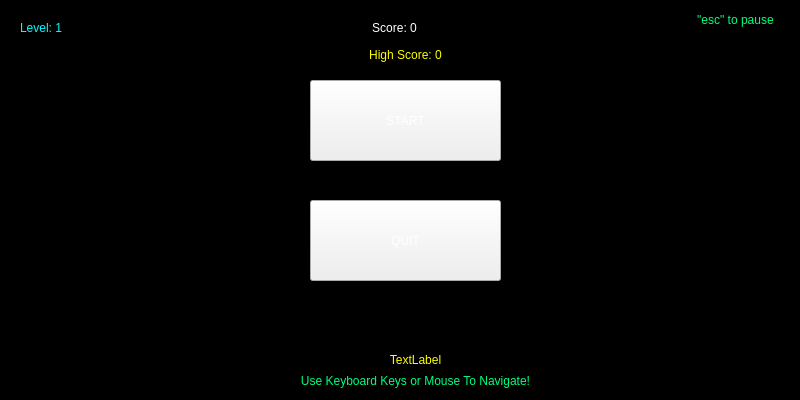
<?xml version="1.0" encoding="UTF-8"?>
<ui version="4.0">
 <class>MainWindow</class>
 <widget class="QMainWindow" name="MainWindow">
  <property name="geometry">
   <rect>
    <x>0</x>
    <y>0</y>
    <width>800</width>
    <height>400</height>
   </rect>
  </property>
  <property name="sizePolicy">
   <sizepolicy hsizetype="Expanding" vsizetype="Expanding">
    <horstretch>0</horstretch>
    <verstretch>0</verstretch>
   </sizepolicy>
  </property>
  <property name="minimumSize">
   <size>
    <width>400</width>
    <height>300</height>
   </size>
  </property>
  <property name="windowTitle">
   <string>QtSnake</string>
  </property>
  <widget class="QWidget" name="centralwidget">
   <widget class="QGraphicsView" name="graphicsView">
    <property name="geometry">
     <rect>
      <x>0</x>
      <y>0</y>
      <width>800</width>
      <height>400</height>
     </rect>
    </property>
    <property name="sizePolicy">
     <sizepolicy hsizetype="Expanding" vsizetype="Expanding">
      <horstretch>0</horstretch>
      <verstretch>0</verstretch>
     </sizepolicy>
    </property>
    <property name="autoFillBackground">
     <bool>false</bool>
    </property>
    <property name="styleSheet">
     <string notr="true">background-color: black; </string>
    </property>
    <property name="backgroundBrush">
     <brush brushstyle="NoBrush">
      <color alpha="255">
       <red>0</red>
       <green>0</green>
       <blue>0</blue>
      </color>
     </brush>
    </property>
   </widget>
   <widget class="QLabel" name="scoreLabel">
    <property name="geometry">
     <rect>
      <x>370</x>
      <y>20</y>
      <width>49</width>
      <height>16</height>
     </rect>
    </property>
    <property name="styleSheet">
     <string notr="true">color: white;</string>
    </property>
    <property name="text">
     <string>Score: 0</string>
    </property>
    <property name="alignment">
     <set>Qt::AlignmentFlag::AlignCenter</set>
    </property>
   </widget>
   <widget class="QLabel" name="levelLabel">
    <property name="geometry">
     <rect>
      <x>20</x>
      <y>20</y>
      <width>49</width>
      <height>16</height>
     </rect>
    </property>
    <property name="styleSheet">
     <string notr="true">color: rgb(0, 255, 255);</string>
    </property>
    <property name="text">
     <string>Level: 1</string>
    </property>
   </widget>
   <widget class="QLabel" name="escLabel">
    <property name="geometry">
     <rect>
      <x>690</x>
      <y>10</y>
      <width>91</width>
      <height>20</height>
     </rect>
    </property>
    <property name="styleSheet">
     <string notr="true">color: rgb(0, 255, 127)</string>
    </property>
    <property name="text">
     <string>&quot;esc&quot; to pause</string>
    </property>
    <property name="alignment">
     <set>Qt::AlignmentFlag::AlignCenter</set>
    </property>
   </widget>
   <widget class="QLabel" name="powerUpLabel">
    <property name="geometry">
     <rect>
      <x>280</x>
      <y>350</y>
      <width>271</width>
      <height>20</height>
     </rect>
    </property>
    <property name="styleSheet">
     <string notr="true">color: rgb(255, 255, 0)</string>
    </property>
    <property name="text">
     <string>TextLabel</string>
    </property>
    <property name="alignment">
     <set>Qt::AlignmentFlag::AlignCenter</set>
    </property>
   </widget>
   <widget class="QLabel" name="high_score_menu">
    <property name="geometry">
     <rect>
      <x>340</x>
      <y>40</y>
      <width>131</width>
      <height>31</height>
     </rect>
    </property>
    <property name="styleSheet">
     <string notr="true">color: rgb(255, 255, 0);
font: 600 14pt &quot;Segoe UI&quot;;</string>
    </property>
    <property name="text">
     <string>High Score: 0</string>
    </property>
    <property name="textFormat">
     <enum>Qt::TextFormat::RichText</enum>
    </property>
    <property name="alignment">
     <set>Qt::AlignmentFlag::AlignCenter</set>
    </property>
    <property name="margin">
     <number>-1</number>
    </property>
   </widget>
   <widget class="QLabel" name="dummy_text">
    <property name="geometry">
     <rect>
      <x>200</x>
      <y>370</y>
      <width>431</width>
      <height>21</height>
     </rect>
    </property>
    <property name="styleSheet">
     <string notr="true">color: rgb(0, 255, 127)</string>
    </property>
    <property name="text">
     <string>Use Keyboard Keys or Mouse To Navigate!</string>
    </property>
    <property name="alignment">
     <set>Qt::AlignmentFlag::AlignCenter</set>
    </property>
   </widget>
   <widget class="QPushButton" name="start_button">
    <property name="geometry">
     <rect>
      <x>310</x>
      <y>80</y>
      <width>191</width>
      <height>81</height>
     </rect>
    </property>
    <property name="styleSheet">
     <string notr="true">color: rgb(255, 255, 255);
font: 18pt &quot;Segoe UI&quot;;</string>
    </property>
    <property name="text">
     <string>START</string>
    </property>
   </widget>
   <widget class="QPushButton" name="quit_button">
    <property name="geometry">
     <rect>
      <x>310</x>
      <y>200</y>
      <width>191</width>
      <height>81</height>
     </rect>
    </property>
    <property name="styleSheet">
     <string notr="true">color: rgb(255, 255, 255);
font: 18pt &quot;Segoe UI&quot;;</string>
    </property>
    <property name="text">
     <string>QUIT</string>
    </property>
   </widget>
   <zorder>graphicsView</zorder>
   <zorder>scoreLabel</zorder>
   <zorder>escLabel</zorder>
   <zorder>levelLabel</zorder>
   <zorder>powerUpLabel</zorder>
   <zorder>high_score_menu</zorder>
   <zorder>dummy_text</zorder>
   <zorder>start_button</zorder>
   <zorder>quit_button</zorder>
  </widget>
 </widget>
 <resources/>
 <connections/>
</ui>
